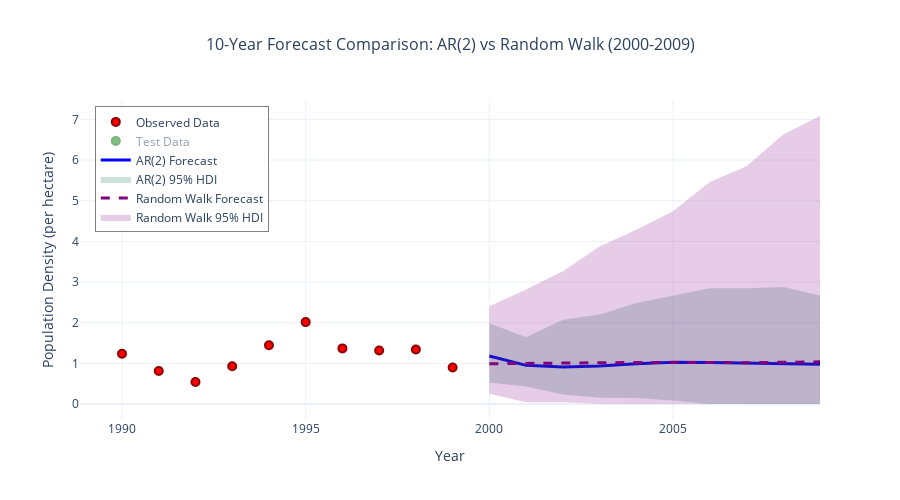

The notebook cell this image was saved under:
### Code cell
# Generate a 10-year forecast
# Define forecast years (2000-2009)
forecast_years = np.arange(2000, 2010)
n_forecast = len(forecast_years)

# Set random seed for reproducibility
np.random.seed(RANDOM_SEED)

# Create a new model for forecasting
with pm.Model(coords={'time': forecast_years}) as forecast_model:

    # Get parameters from the fitted model
    sigma_ar = pm.Flat('sigma_ar')
    rho = pm.Flat('rho', shape=2)
    sigma_obs = pm.Flat('sigma_obs')
    
    # Get the last two values from the fitted model to initialize the forecast
    log_ar_last = pm.Data('log_ar_last', trace_ar2.posterior['log_ar'].mean(dim=['chain', 'draw'])[-2:].values)
    
    # Create AR(2) process for the entire time period
    init_dist = pm.DiracDelta.dist(log_ar_last)
    log_ar = pm.AR('log_ar', rho=rho, sigma=sigma_ar, init_dist=init_dist, dims='time')
    
    # Transform to original scale
    ar = pm.math.exp(log_ar)
    
    # Likelihood for the observed period
    y = pm.LogNormal('y', mu=log_ar, sigma=sigma_obs, dims='time')

    
    # Sample from posterior predictive
    ar2_forecast_trace = pm.sample_posterior_predictive(
        trace_ar2, 
        var_names=['y'], 
        random_seed=RANDOM_SEED
    )

ar2_forecast_samples = ar2_forecast_trace.posterior_predictive['y'].stack(sample=("chain", "draw"))
ar2_forecast_median = ar2_forecast_samples.median(dim='sample').values

# Calculate HDI manually for each time point
ar2_forecast_lower = np.zeros(n_forecast)
ar2_forecast_upper = np.zeros(n_forecast)

# Get only the forecast period values (last n_forecast values
ar2_forecast_values = ar2_forecast_samples.values[-n_forecast:]

# Calculate HDI for each time point separately
for t in range(n_forecast):
    hdi = az.hdi(ar2_forecast_values[t], hdi_prob=0.95)
    ar2_forecast_lower[t] = hdi[0]
    ar2_forecast_upper[t] = hdi[1]

# Extract actual observations for the forecast period (summer only)
actual_future = (squirrel_data
    .filter((pl.col('Year') >= 2000) & (pl.col('Year') <= 2009) & (pl.col('Season') == 'Summer'))
    .sort('Year')
)
actual_years = actual_future['Year'].to_numpy()
actual_density = actual_future['Average_per_ha'].to_numpy()

# Create the forecast plot
fig = go.Figure()

# Add original data points (1990-1999)
fig.add_trace(go.Scatter(
    x=years,
    y=squirrel_density,
    mode='markers',
    name='Observed Data',
    marker=dict(
        size=8,
        color='red',
        symbol='circle',
        line=dict(width=2, color='darkred')
    )
))

# Add test data points (2000-2009)
# Add test data points (2000-2009) - hidden by default but toggleable
fig.add_trace(go.Scatter(
    x=actual_years,
    y=actual_density,
    mode='markers',
    name='Test Data',
    marker=dict(
        size=8,
        color='green',
        symbol='circle',
        line=dict(width=2, color='darkgreen')
    ),
    visible='legendonly'  # Hidden by default, can be toggled via legend
))

# Add AR(2) median forecast line
fig.add_trace(go.Scatter(
    x=forecast_years,
    y=ar2_forecast_median[-n_forecast:],
    mode='lines',
    name='AR(2) Forecast',
    line=dict(color='blue', width=3)
))

# Add AR(2) 95% HDI as a shaded region
fig.add_trace(go.Scatter(
    x=np.concatenate([forecast_years, forecast_years[::-1]]),
    y=np.concatenate([ar2_forecast_upper, ar2_forecast_lower[::-1]]),
    fill='toself',
    fillcolor='rgba(0, 100, 80, 0.2)',
    line=dict(color='rgba(255,255,255,0)'),
    name='AR(2) 95% HDI',
    showlegend=True
))

# Add Random Walk median forecast line
fig.add_trace(go.Scatter(
    x=forecast_years,
    y=rw_forecast_median,
    mode='lines',
    name='Random Walk Forecast',
    line=dict(color='purple', width=3, dash='dash')
))

# Add Random Walk 95% HDI as a shaded region
fig.add_trace(go.Scatter(
    x=np.concatenate([forecast_years, forecast_years[::-1]]),
    y=np.concatenate([rw_forecast_upper, rw_forecast_lower[::-1]]),
    fill='toself',
    fillcolor='rgba(128, 0, 128, 0.2)',
    line=dict(color='rgba(255,255,255,0)'),
    name='Random Walk 95% HDI',
    showlegend=True
))

# Update layout
fig.update_layout(
    title=dict(
        text='10-Year Forecast Comparison: AR(2) vs Random Walk (2000-2009)',
        x=0.5,
        font=dict(size=16)
    ),
    xaxis_title='Year',
    yaxis_title='Population Density (per hectare)',
    width=900,
    height=500,
    template='plotly_white',
    legend=dict(
        x=0.02,
        y=0.98,
        bgcolor='rgba(255,255,255,0.8)',
        bordercolor='gray',
        borderwidth=1
    )
)

# Ensure y-axis doesn't go below zero for population density
fig.update_yaxes(range=[0, None])

fig.show()

### Figure 1 — Plotly figure (JSON) as saved in the notebook; plotly's stock layout.template omitted (floating-point values rounded to 4 significant figures)
{"data": [{"marker": {"color": "red", "line": {"color": "darkred", "width": 2}, "size": 8, "symbol": "circle"}, "mode": "markers", "name": "Observed Data", "type": "scatter", "x": [1990, 1991, 1992, 1993, 1994, 1995, 1996, 1997, 1998, 1999], "y": [1.235, 0.81, 0.54, 0.93, 1.445, 2.015, 1.368, 1.315, 1.342, 0.8987]}, {"marker": {"color": "green", "line": {"color": "darkgreen", "width": 2}, "size": 8, "symbol": "circle"}, "mode": "markers", "name": "Test Data", "type": "scatter", "visible": "legendonly", "x": [2000.0, 2001.0, 2002.0, 2003.0, 2004.0, 2005.0, 2006.0, 2007.0, 2008.0, 2009.0], "y": [0.08333, 0.08333, 0.3494, 0.165, 0.25, 0.25, 0.0, 0.04167, 0.125, 0.0]}, {"line": {"color": "blue", "width": 3}, "mode": "lines", "name": "AR(2) Forecast", "type": "scatter", "x": [2000, 2001, 2002, 2003, 2004, 2005, 2006, 2007, 2008, 2009], "y": [1.18, 0.9502, 0.9089, 0.9356, 0.9903, 1.029, 1.022, 1.011, 1.001, 0.9768]}, {"fill": "toself", "fillcolor": "rgba(0, 100, 80, 0.2)", "line": {"color": "rgba(255,255,255,0)"}, "name": "AR(2) 95% HDI", "showlegend": true, "type": "scatter", "x": [2000, 2001, 2002, 2003, 2004, 2005, 2006, 2007, 2008, 2009, 2009, 2008, 2007, 2006, 2005, 2004, 2003, 2002, 2001, 2000], "y": [1.984, 1.643, 2.076, 2.204, 2.485, 2.664, 2.847, 2.847, 2.879, 2.672, 3.129e-36, 4.2e-20, 7.622e-11, 2.104e-06, 0.08328, 0.149, 0.1556, 0.2351, 0.4331, 0.5281]}, {"line": {"color": "purple", "dash": "dash", "width": 3}, "mode": "lines", "name": "Random Walk Forecast", "type": "scatter", "x": [2000, 2001, 2002, 2003, 2004, 2005, 2006, 2007, 2008, 2009], "y": [0.9896, 1.006, 1.006, 1.017, 1.022, 1.031, 1.023, 1.016, 1.03, 1.036]}, {"fill": "toself", "fillcolor": "rgba(128, 0, 128, 0.2)", "line": {"color": "rgba(255,255,255,0)"}, "name": "Random Walk 95% HDI", "showlegend": true, "type": "scatter", "x": [2000, 2001, 2002, 2003, 2004, 2005, 2006, 2007, 2008, 2009, 2009, 2008, 2007, 2006, 2005, 2004, 2003, 2002, 2001, 2000], "y": [2.402, 2.817, 3.267, 3.872, 4.287, 4.741, 5.464, 5.851, 6.627, 7.085, 0.001019, 0.001524, 0.001448, 0.004224, 0.006336, 0.002586, 0.008173, 0.04439, 0.0446, 0.2536]}], "layout": {"height": 500, "legend": {"bgcolor": "rgba(255,255,255,0.8)", "bordercolor": "gray", "borderwidth": 1, "x": 0.02, "y": 0.98}, "title": {"font": {"size": 16}, "text": "10-Year Forecast Comparison: AR(2) vs Random Walk (2000-2009)", "x": 0.5}, "width": 900, "xaxis": {"title": {"text": "Year"}}, "yaxis": {"range": [0, null], "title": {"text": "Population Density (per hectare)"}}}}
